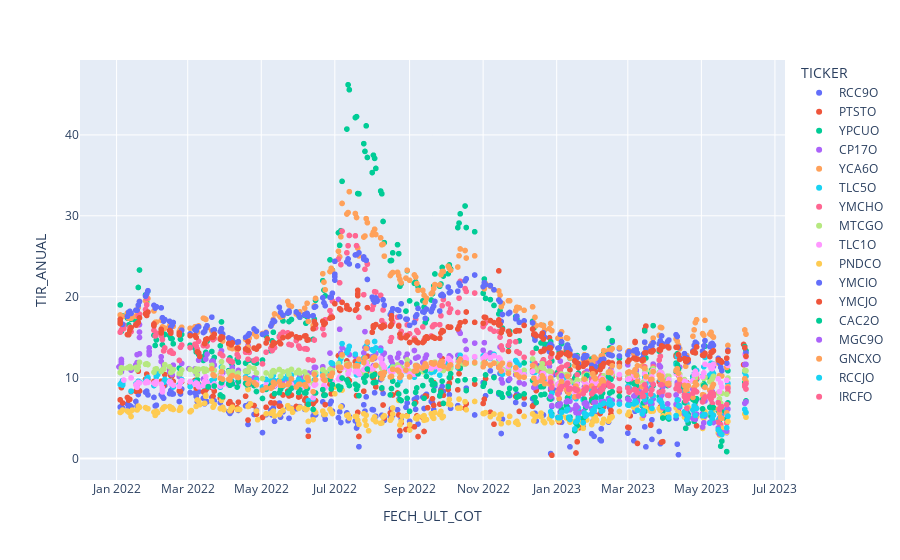

Notebook source saved alongside this figure:
### Markdown cell above
Plotea las TIRs de todos los tickers

### Code cell
master_df=pd.read_csv(csv_name)

# Custom mapping for Spanish month names
month_mapping = {
    'Ene': 'Jan',
    'Feb': 'Feb',
    'Mar': 'Mar',
    'Abr': 'Apr',
    'May': 'May',
    'Jun': 'Jun',
    'Jul': 'Jul',
    'Ago': 'Aug',
    'Sep': 'Sep',
    'Oct': 'Oct',
    'Nov': 'Nov',
    'Dic': 'Dec'
}
# Reemplaza los nombres de los meses en español en la columna 'FECH_ULT_COT' por los equivalentes en inglés utilizando el mapeo
master_df["FECH_ULT_COT"]=master_df["FECH_ULT_COT"].replace(month_mapping, regex=True)

# Convierte la columna 'FECH_ULT_COT' al formato de fecha y hora de pandas ('datetime') utilizando el formato especificado
master_df['FECH_ULT_COT'] = pd.to_datetime(master_df['FECH_ULT_COT'], format='%d-%b-%y')
# Elimina el último carácter de cada valor en la columna 'TIR_ANUAL' para eliminar el símbolo de porcentaje
master_df['TIR_ANUAL'] = master_df['TIR_ANUAL'].str[:-1]
# Convierte los valores en la columna 'TIR_ANUAL' a números de punto flotante (float), y asigna None a los valores vacíos o nulos
master_df['TIR_ANUAL'] = master_df['TIR_ANUAL'].apply(lambda x: float(x) if x else None)
# Crea un gráfico de dispersión utilizando los datos del DataFrame 'master_df', utilizando la columna 'FECH_ULT_COT' como eje x, la columna 'TIR_ANUAL' como eje y, y la columna 'TICKER' para asignar colores a los puntos en el gráfico
fig = px.scatter(master_df, x='FECH_ULT_COT', y="TIR_ANUAL",color="TICKER")
# Show the plot
fig.show()

### Figure 1 — Plotly figure (JSON) as saved in the notebook; plotly's stock layout.template omitted (floating-point values rounded to 4 significant figures; data arrays with more than 128 entries replaced by an {"elided": "..."} marker saying what was removed)
{"data": [{"hovertemplate": "TICKER=RCC9O<br>FECH_ULT_COT=%{x}<br>TIR_ANUAL=%{y}<extra></extra>", "legendgroup": "RCC9O", "marker": {"color": "#636efa", "symbol": "circle"}, "mode": "markers", "name": "RCC9O", "showlegend": true, "type": "scattergl", "x": {"elided": "241 str values"}, "xaxis": "x", "y": {"elided": "241 float values"}, "yaxis": "y"}, {"hovertemplate": "TICKER=PTSTO<br>FECH_ULT_COT=%{x}<br>TIR_ANUAL=%{y}<extra></extra>", "legendgroup": "PTSTO", "marker": {"color": "#EF553B", "symbol": "circle"}, "mode": "markers", "name": "PTSTO", "showlegend": true, "type": "scattergl", "x": {"elided": "241 str values"}, "xaxis": "x", "y": {"elided": "241 float values"}, "yaxis": "y"}, {"hovertemplate": "TICKER=YPCUO<br>FECH_ULT_COT=%{x}<br>TIR_ANUAL=%{y}<extra></extra>", "legendgroup": "YPCUO", "marker": {"color": "#00cc96", "symbol": "circle"}, "mode": "markers", "name": "YPCUO", "showlegend": true, "type": "scattergl", "x": {"elided": "241 str values"}, "xaxis": "x", "y": {"elided": "241 float values"}, "yaxis": "y"}, {"hovertemplate": "TICKER=CP17O<br>FECH_ULT_COT=%{x}<br>TIR_ANUAL=%{y}<extra></extra>", "legendgroup": "CP17O", "marker": {"color": "#ab63fa", "symbol": "circle"}, "mode": "markers", "name": "CP17O", "showlegend": true, "type": "scattergl", "x": {"elided": "241 str values"}, "xaxis": "x", "y": {"elided": "241 float values"}, "yaxis": "y"}, {"hovertemplate": "TICKER=YCA6O<br>FECH_ULT_COT=%{x}<br>TIR_ANUAL=%{y}<extra></extra>", "legendgroup": "YCA6O", "marker": {"color": "#FFA15A", "symbol": "circle"}, "mode": "markers", "name": "YCA6O", "showlegend": true, "type": "scattergl", "x": {"elided": "241 str values"}, "xaxis": "x", "y": {"elided": "241 float values"}, "yaxis": "y"}, {"hovertemplate": "TICKER=TLC5O<br>FECH_ULT_COT=%{x}<br>TIR_ANUAL=%{y}<extra></extra>", "legendgroup": "TLC5O", "marker": {"color": "#19d3f3", "symbol": "circle"}, "mode": "markers", "name": "TLC5O", "showlegend": true, "type": "scattergl", "x": {"elided": "241 str values"}, "xaxis": "x", "y": {"elided": "241 float values"}, "yaxis": "y"}, {"hovertemplate": "TICKER=YMCHO<br>FECH_ULT_COT=%{x}<br>TIR_ANUAL=%{y}<extra></extra>", "legendgroup": "YMCHO", "marker": {"color": "#FF6692", "symbol": "circle"}, "mode": "markers", "name": "YMCHO", "showlegend": true, "type": "scattergl", "x": {"elided": "241 str values"}, "xaxis": "x", "y": {"elided": "241 float values"}, "yaxis": "y"}, {"hovertemplate": "TICKER=MTCGO<br>FECH_ULT_COT=%{x}<br>TIR_ANUAL=%{y}<extra></extra>", "legendgroup": "MTCGO", "marker": {"color": "#B6E880", "symbol": "circle"}, "mode": "markers", "name": "MTCGO", "showlegend": true, "type": "scattergl", "x": {"elided": "241 str values"}, "xaxis": "x", "y": {"elided": "241 float values"}, "yaxis": "y"}, {"hovertemplate": "TICKER=TLC1O<br>FECH_ULT_COT=%{x}<br>TIR_ANUAL=%{y}<extra></extra>", "legendgroup": "TLC1O", "marker": {"color": "#FF97FF", "symbol": "circle"}, "mode": "markers", "name": "TLC1O", "showlegend": true, "type": "scattergl", "x": {"elided": "236 str values"}, "xaxis": "x", "y": {"elided": "236 float values"}, "yaxis": "y"}, {"hovertemplate": "TICKER=PNDCO<br>FECH_ULT_COT=%{x}<br>TIR_ANUAL=%{y}<extra></extra>", "legendgroup": "PNDCO", "marker": {"color": "#FECB52", "symbol": "circle"}, "mode": "markers", "name": "PNDCO", "showlegend": true, "type": "scattergl", "x": {"elided": "241 str values"}, "xaxis": "x", "y": {"elided": "241 float values"}, "yaxis": "y"}, {"hovertemplate": "TICKER=YMCIO<br>FECH_ULT_COT=%{x}<br>TIR_ANUAL=%{y}<extra></extra>", "legendgroup": "YMCIO", "marker": {"color": "#636efa", "symbol": "circle"}, "mode": "markers", "name": "YMCIO", "showlegend": true, "type": "scattergl", "x": {"elided": "241 str values"}, "xaxis": "x", "y": {"elided": "241 float values"}, "yaxis": "y"}, {"hovertemplate": "TICKER=YMCJO<br>FECH_ULT_COT=%{x}<br>TIR_ANUAL=%{y}<extra></extra>", "legendgroup": "YMCJO", "marker": {"color": "#EF553B", "symbol": "circle"}, "mode": "markers", "name": "YMCJO", "showlegend": true, "type": "scattergl", "x": {"elided": "241 str values"}, "xaxis": "x", "y": {"elided": "241 float values"}, "yaxis": "y"}, {"hovertemplate": "TICKER=CAC2O<br>FECH_ULT_COT=%{x}<br>TIR_ANUAL=%{y}<extra></extra>", "legendgroup": "CAC2O", "marker": {"color": "#00cc96", "symbol": "circle"}, "mode": "markers", "name": "CAC2O", "showlegend": true, "type": "scattergl", "x": {"elided": "204 str values"}, "xaxis": "x", "y": {"elided": "204 float values"}, "yaxis": "y"}, {"hovertemplate": "TICKER=MGC9O<br>FECH_ULT_COT=%{x}<br>TIR_ANUAL=%{y}<extra></extra>", "legendgroup": "MGC9O", "marker": {"color": "#ab63fa", "symbol": "circle"}, "mode": "markers", "name": "MGC9O", "showlegend": true, "type": "scattergl", "x": ["2023-04-10T00:00:00", "2023-04-17T00:00:00", "2022-12-27T00:00:00", "2023-01-31T00:00:00", "2023-01-17T00:00:00", "2023-01-05T00:00:00", "2023-01-18T00:00:00", "2023-05-15T00:00:00", "2023-04-20T00:00:00", "2023-03-20T00:00:00", "2023-01-19T00:00:00", "2023-04-12T00:00:00", "2023-01-24T00:00:00", "2023-03-08T00:00:00", "2023-05-17T00:00:00", "2023-03-22T00:00:00", "2023-01-11T00:00:00", "2022-12-28T00:00:00", "2023-05-08T00:00:00", "2023-05-22T00:00:00", "2023-02-13T00:00:00", "2023-05-11T00:00:00", "2023-04-11T00:00:00", "2023-03-14T00:00:00", "2023-05-10T00:00:00", "2023-02-06T00:00:00", "2023-02-07T00:00:00", "2023-05-18T00:00:00", "2023-05-03T00:00:00", "2023-01-12T00:00:00", "2023-05-16T00:00:00", "2023-02-01T00:00:00", "2023-04-13T00:00:00", "2023-02-14T00:00:00", "2023-04-04T00:00:00", "2023-03-29T00:00:00", "2023-03-16T00:00:00", "2023-01-30T00:00:00", "2023-01-09T00:00:00", "2023-01-03T00:00:00", "2023-01-16T00:00:00", "2023-01-04T00:00:00", "2023-03-21T00:00:00", "2023-04-27T00:00:00", "2023-03-13T00:00:00", "2023-02-02T00:00:00", "2023-01-25T00:00:00", "2023-03-15T00:00:00", "2023-02-15T00:00:00", "2023-03-01T00:00:00", "2023-04-25T00:00:00", "2023-05-09T00:00:00", "2023-03-09T00:00:00", "2023-05-23T00:00:00", "2023-03-28T00:00:00", "2023-04-03T00:00:00", "2023-01-10T00:00:00", "2023-04-18T00:00:00", "2023-04-26T00:00:00", "2023-01-02T00:00:00", "2023-03-02T00:00:00", "2023-03-30T00:00:00", "2023-02-09T00:00:00", "2023-01-23T00:00:00", "2023-05-04T00:00:00", "2023-04-24T00:00:00", "2023-04-19T00:00:00", "2023-03-07T00:00:00", "2023-02-08T00:00:00", "2023-02-22T00:00:00", "2023-03-27T00:00:00", "2023-03-06T00:00:00", "2023-01-26T00:00:00", "2023-02-16T00:00:00", "2023-05-02T00:00:00", "2023-06-07T00:00:00", "2023-06-06T00:00:00"], "xaxis": "x", "y": [6.68, 5.51, 7.65, 5.8, 5.67, 10.21, 6.35, 3.78, 5.07, 6.65, 5.57, 7.24, 6.78, 6.92, 3.26, 7.36, 6.01, 6.54, 4.46, 3.37, 7.41, 4.45, 7.1, 5.33, 4.8, 6.6, 7, 3.2, 4.41, 6.03, 3.04, 6.9, 6.34, 7.1, 6.08, 7.8, 6.99, 6.14, 7, 6.52, 6.15, 6.76, 6.76, 5.49, 5.87, 6.94, 6.89, 7.43, 7.08, 7.35, 5.52, 4.48, 7.1, 6.11, 7.32, 6.75, 7.12, 5.72, 4.84, 6.62, 7.22, 6.27, 7.04, 5.77, 5.25, 4.94, 4.77, 7.8, 6.71, 7.04, 7.21, 7.71, 6.48, 7.17, 3.89, 6.99, 6.82], "yaxis": "y"}, {"hovertemplate": "TICKER=GNCXO<br>FECH_ULT_COT=%{x}<br>TIR_ANUAL=%{y}<extra></extra>", "legendgroup": "GNCXO", "marker": {"color": "#FFA15A", "symbol": "circle"}, "mode": "markers", "name": "GNCXO", "showlegend": true, "type": "scattergl", "x": {"elided": "204 str values"}, "xaxis": "x", "y": {"elided": "204 float values"}, "yaxis": "y"}, {"hovertemplate": "TICKER=RCCJO<br>FECH_ULT_COT=%{x}<br>TIR_ANUAL=%{y}<extra></extra>", "legendgroup": "RCCJO", "marker": {"color": "#19d3f3", "symbol": "circle"}, "mode": "markers", "name": "RCCJO", "showlegend": true, "type": "scattergl", "x": ["2023-04-10T00:00:00", "2023-04-17T00:00:00", "2022-12-27T00:00:00", "2023-01-31T00:00:00", "2023-01-17T00:00:00", "2023-01-05T00:00:00", "2023-01-18T00:00:00", "2023-05-15T00:00:00", "2023-04-20T00:00:00", "2023-03-20T00:00:00", "2023-01-19T00:00:00", "2023-04-12T00:00:00", "2023-01-24T00:00:00", "2023-03-08T00:00:00", "2023-05-17T00:00:00", "2023-03-22T00:00:00", "2023-01-11T00:00:00", "2022-12-28T00:00:00", "2023-05-08T00:00:00", "2023-05-22T00:00:00", "2023-02-13T00:00:00", "2023-05-11T00:00:00", "2023-04-11T00:00:00", "2023-03-14T00:00:00", "2023-05-10T00:00:00", "2023-02-06T00:00:00", "2023-02-07T00:00:00", "2023-05-18T00:00:00", "2023-05-03T00:00:00", "2023-01-12T00:00:00", "2023-05-16T00:00:00", "2023-02-01T00:00:00", "2023-04-13T00:00:00", "2023-02-14T00:00:00", "2023-04-04T00:00:00", "2023-03-29T00:00:00", "2023-03-16T00:00:00", "2023-01-30T00:00:00", "2023-01-09T00:00:00", "2023-01-03T00:00:00", "2023-01-16T00:00:00", "2023-01-04T00:00:00", "2023-03-21T00:00:00", "2023-04-27T00:00:00", "2023-03-13T00:00:00", "2023-02-02T00:00:00", "2023-01-25T00:00:00", "2023-03-15T00:00:00", "2023-02-15T00:00:00", "2023-03-01T00:00:00", "2023-04-25T00:00:00", "2023-05-09T00:00:00", "2023-03-09T00:00:00", "2023-05-23T00:00:00", "2023-03-28T00:00:00", "2023-04-03T00:00:00", "2023-01-10T00:00:00", "2023-04-18T00:00:00", "2023-04-26T00:00:00", "2023-01-02T00:00:00", "2023-03-02T00:00:00", "2023-03-30T00:00:00", "2023-02-09T00:00:00", "2023-01-23T00:00:00", "2023-05-04T00:00:00", "2023-04-24T00:00:00", "2023-04-19T00:00:00", "2023-03-07T00:00:00", "2023-02-08T00:00:00", "2023-02-22T00:00:00", "2023-03-27T00:00:00", "2023-03-06T00:00:00", "2023-01-26T00:00:00", "2023-02-16T00:00:00", "2023-05-02T00:00:00", "2023-06-07T00:00:00", "2023-06-06T00:00:00"], "xaxis": "x", "y": [5.3, 5.79, 5.78, 5.96, 4.52, 5.69, 4.65, 3.57, 5.22, 7.02, 4.98, 6.54, 5.59, 6.9, 3.07, 7.75, 5.09, 5.3, 4.37, 3.8, 6.75, 5.35, 7.23, 5.88, 4.95, 6.58, 5.85, 2.96, 5.43, 4.82, 3.36, 5.89, 6.52, 7.18, 5.09, 6.9, 7.88, 5.52, 5.88, 5.03, 3.65, 5.08, 6.19, 6.19, 5.51, 6.34, 5.22, 7.27, 6.62, 6.61, 6.5, 5.65, 5.96, 5.24, 7.18, 6.08, 6.08, 5.49, 5.33, 5.06, 6.58, 6.44, 6.83, 4.42, 5.43, 6, 4.78, 7.09, 5.9, 6.72, 7.23, 6.74, 5.38, 6.74, 5.28, 5.69, 6.08], "yaxis": "y"}, {"hovertemplate": "TICKER=IRCFO<br>FECH_ULT_COT=%{x}<br>TIR_ANUAL=%{y}<extra></extra>", "legendgroup": "IRCFO", "marker": {"color": "#FF6692", "symbol": "circle"}, "mode": "markers", "name": "IRCFO", "showlegend": true, "type": "scattergl", "x": ["2023-04-10T00:00:00", "2023-04-17T00:00:00", "2022-12-27T00:00:00", "2023-01-31T00:00:00", "2023-01-17T00:00:00", "2023-01-05T00:00:00", "2023-01-18T00:00:00", "2023-05-15T00:00:00", "2023-04-20T00:00:00", "2023-03-20T00:00:00", "2023-01-19T00:00:00", "2023-04-12T00:00:00", "2023-01-24T00:00:00", "2023-03-08T00:00:00", "2023-05-17T00:00:00", "2023-03-22T00:00:00", "2023-01-11T00:00:00", "2022-12-28T00:00:00", "2023-05-08T00:00:00", "2023-05-22T00:00:00", "2023-02-13T00:00:00", "2023-05-11T00:00:00", "2023-04-11T00:00:00", "2023-03-14T00:00:00", "2023-05-10T00:00:00", "2023-02-06T00:00:00", "2023-02-07T00:00:00", "2023-05-18T00:00:00", "2023-05-03T00:00:00", "2023-01-12T00:00:00", "2023-05-16T00:00:00", "2023-02-01T00:00:00", "2023-04-13T00:00:00", "2023-02-14T00:00:00", "2023-04-04T00:00:00", "2023-03-29T00:00:00", "2023-03-16T00:00:00", "2023-01-30T00:00:00", "2023-01-09T00:00:00", "2023-01-03T00:00:00", "2023-01-16T00:00:00", "2023-01-04T00:00:00", "2023-03-21T00:00:00", "2023-04-27T00:00:00", "2023-03-13T00:00:00", "2023-02-02T00:00:00", "2023-01-25T00:00:00", "2023-03-15T00:00:00", "2023-02-15T00:00:00", "2023-03-01T00:00:00", "2023-04-25T00:00:00", "2023-05-09T00:00:00", "2023-03-09T00:00:00", "2023-05-23T00:00:00", "2023-03-28T00:00:00", "2023-04-03T00:00:00", "2023-01-10T00:00:00", "2023-04-18T00:00:00", "2023-04-26T00:00:00", "2023-01-02T00:00:00", "2023-03-02T00:00:00", "2023-03-30T00:00:00", "2023-02-09T00:00:00", "2023-01-23T00:00:00", "2023-05-04T00:00:00", "2023-04-24T00:00:00", "2023-04-19T00:00:00", "2023-03-07T00:00:00", "2023-02-08T00:00:00", "2023-02-22T00:00:00", "2023-03-27T00:00:00", "2023-03-06T00:00:00", "2023-01-26T00:00:00", "2023-02-16T00:00:00", "2023-05-02T00:00:00", "2023-06-07T00:00:00", "2023-06-06T00:00:00"], "xaxis": "x", "y": [8.62, 7.62, 9.44, 8.19, 8.43, 8.87, 8.46, 6.89, 7.75, 7.96, 7.72, 8.94, 8.55, 8.39, 6.34, 9.15, 8.54, 8.77, 7.55, 6.67, 9.28, 8, 9.07, 7.71, 8.09, 8.24, 8.63, 6.4, 7.33, 8.64, 6.07, 8.65, 8.36, 8.92, 7.79, 9.12, 8.45, 7.99, 9.1, 8.58, 8.6, 8.5, 8.52, 8.24, 7.98, 8.37, 8.42, 9.12, 9, 8.71, 8.44, 8.15, 8.13, 8.65, 9.11, 7.82, 9.31, 7.13, 8.35, 7.95, 8.21, 8.3, 8.95, 8.01, 7.61, 8.08, 6.23, 8.53, 8.53, 8.61, 8.19, 8.49, 8.73, 8.94, 6.99, 9.26, 9.14], "yaxis": "y"}], "layout": {"legend": {"title": {"text": "TICKER"}, "tracegroupgap": 0}, "margin": {"t": 60}, "xaxis": {"anchor": "y", "domain": [0, 1], "title": {"text": "FECH_ULT_COT"}}, "yaxis": {"anchor": "x", "domain": [0, 1], "title": {"text": "TIR_ANUAL"}}}}
